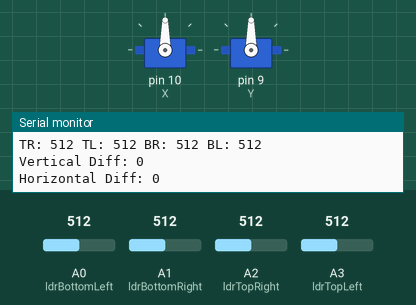
Simulated run of this sketch. Board: Arduino Uno, built with avr-gcc and run on an emulated ATmega328P. Shown: 2 × servo, the last lines printed to the serial monitor. The inputs (shaded band) are chosen by the test bench; at power-on: A0 (ldrBottomLeft) = 512, A3 (ldrTopLeft) = 512, A2 (ldrTopRight) = 512, A1 (ldrBottomRight) = 512.

Above: at 1.2 s.
1.3 s: A0 (ldrBottomLeft) set to 553
4.3 s: A0 (ldrBottomLeft) set to 574
At 6.02 s:
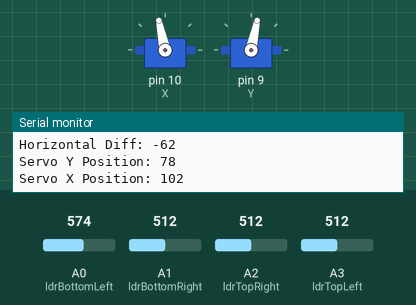
7.3 s: A3 (ldrTopLeft) set to 536
At 8.28 s:
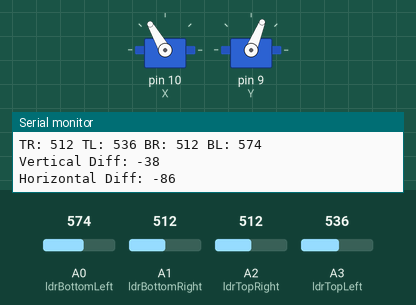
10.3 s: A2 (ldrTopRight) set to 532
13.3 s: A2 (ldrTopRight) set to 556
At 13.3 s:
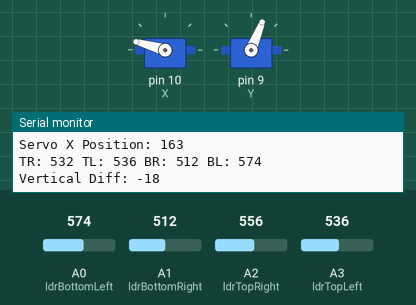
14.8 s: A1 (ldrBottomRight) set to 716
At 16.54 s:
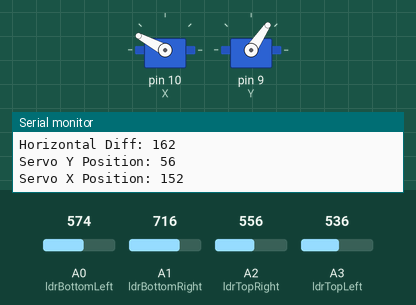
Timing chart, 0 to 20.4 s (numbered marks = the images above; inputs shaded):
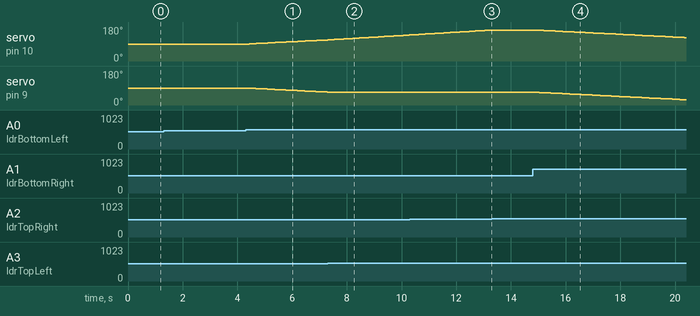

Measured:
- the behaviour switches between 562 and 563 on A0 (ldrBottomLeft) (found by bisection; images 0 and 1)
- the behaviour switches between 523 and 524 on A3 (ldrTopLeft) (found by bisection; images 1 and 2)
- the behaviour switches between 547 and 548 on A2 (ldrTopRight) (found by bisection; images 2 and 3)
- after the input at 4.3 s, servo on pin 10 (X): moves from 90° to 111° over 2.7 s, starting after 0.12 s; servo on pin 9 (Y): moves from 90° to 68° over 2.9 s, starting after 0.10 s
- after the input at 7.3 s, servo on pin 9 (Y): stays 68° (without the input it goes to 67° after 0.12 s)
- after the input at 13.3 s, servo on pin 10 (X): stays 164° (without the input it goes to 165° after 0.09 s)
- after the input at 14.8 s, servo on pin 10 (X): moves from 164° to 124° over 5.4 s, starting after 0.12 s; servo on pin 9 (Y): moves from 68° to 28° over 5.4 s, starting after 0.10 s

The sketch:

sun_tracker.ino
```cpp
#include <Servo.h>

// Servo
Servo servoX;
Servo servoY;
const int X = 10;
const int Y = 9;
int posX = 90;  // Initial horizontal position (centered)
int posY = 90;  // Initial vertical position (centered)

// Photoresistor pins
const int ldrTopRight = A2;
const int ldrTopLeft = A3;
const int ldrBottomRight = A1;
const int ldrBottomLeft = A0;

// Values for photoresistors
int topRightValue;
int topLeftValue;
int bottomRightValue;
int bottomLeftValue;
const int threshold = 50;

void setup() {
  // Attach servos to pins
  servoX.attach(X);
  servoY.attach(Y);

  // Set initial positions
  servoX.write(posX);
  servoY.write(posY);

  // Start serial communication for debugging
  Serial.begin(9600);
}

void loop() {
  // Read photoresistor values
  topRightValue = analogRead(ldrTopRight);
  topLeftValue = analogRead(ldrTopLeft);
  bottomRightValue = analogRead(ldrBottomRight);
  bottomLeftValue = analogRead(ldrBottomLeft);

  // Calculate the horizontal and vertical differences
  int verticalDiff = (topRightValue + topLeftValue) - (bottomRightValue + bottomLeftValue);
  int horizontalDiff = (topRightValue + bottomRightValue) - (topLeftValue + bottomLeftValue);

  // Debugging: Print the sensor values and differences
  Serial.print("TR: "); Serial.print(topRightValue);
  Serial.print(" TL: "); Serial.print(topLeftValue);
  Serial.print(" BR: "); Serial.print(bottomRightValue);
  Serial.print(" BL: "); Serial.println(bottomLeftValue);
  Serial.print("Vertical Diff: "); Serial.println(verticalDiff);
  Serial.print("Horizontal Diff: "); Serial.println(horizontalDiff);


  // Adjust vertical position (up/down)
  if (abs(verticalDiff) > threshold) {
    if (verticalDiff < 0 && posY < 180) {  // More light on top (smaller value), move up
      posY--;
    } else if (verticalDiff > 0 && posY > 0) {  // More light on bottom (smaller value), move down
      posY++;
    }
    posY = constrain(posY, 0, 180);  // Ensure within servo range
    servoY.write(posY);
    Serial.print("Servo Y Position: "); Serial.println(posY);
  }

  // Adjust horizontal position (left/right)
  if (abs(horizontalDiff) > threshold) {
    if (horizontalDiff < 0 && posX < 180) {  // More light on left (smaller value), move left
      posX++;
    } else if (horizontalDiff > 0 && posX > 0) {  // More light on right (smaller value), move right
      posX--;
    }
    posX = constrain(posX, 0, 180);  // Ensure within servo range
    servoX.write(posX);
    Serial.print("Servo X Position: "); Serial.println(posX);
  }

  delay(80);  // Delay for smooth operation
}
```
